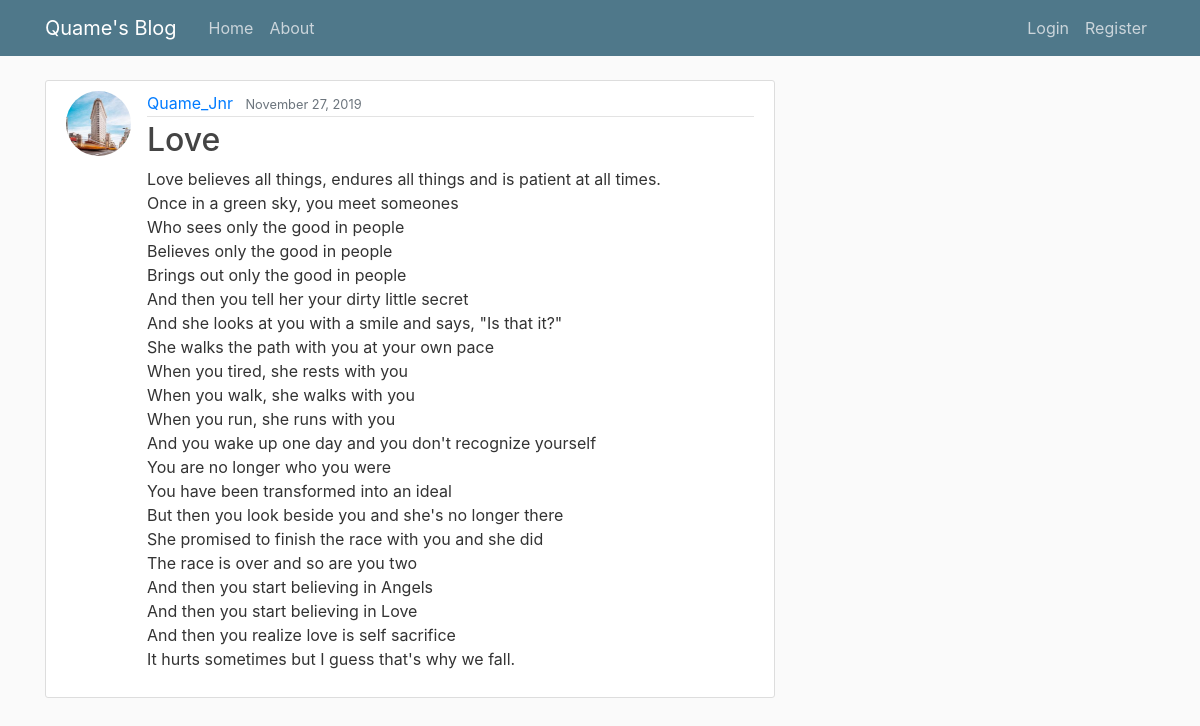
The page /post/22/ on the database its author committed.
### blog/models.py (models this page shows, shortened)
class Post(models.Model):
    title = models.CharField(max_length=100)
    content = models.TextField(default="")
    date_posted = models.DateTimeField(default=timezone.now)
    author = models.ForeignKey(User, on_delete=models.CASCADE)

### users/models.py (models this page shows, shortened)
class Profile(models.Model):
    user = models.OneToOneField(User, on_delete=models.CASCADE)
    image = models.ImageField(default="default.jpg", upload_to="profile_pics/")

### blog/views.py (the view)
# urls.py: path('post/<int:pk>/', PostDetailView.as_view(), name="post-detail"),
class PostDetailView(DetailView):
    model = Post

### blog/templates/blog/post_detail.html (shortened to what this page needs)
{%extends 'blog/base.html'%}
{% block content %}
    <article class="media content-section">
        <img class="rounded-circle article-img" src="{{ object.author.profile.image.url }}">
        <div class="media-body">
            <div class="article-metadata">
                <a class="mr-2" href="{%url 'user-posts' object.author.username %}">{{ object.author }}</a>
                <small class="text-muted">{{ object.date_posted |date:'F d, Y'}}</small>
            </div>
            <h2 class="article-title">{{ object.title }}</h2>
            <p class="article-content">{{ object.content }}</p>
        </div>
    </article>
{% endblock content %}

### blog/static/blog/main.css (style rules this page uses)
body { background: #fafafa; color: #333333; margin-top: 5rem; }
h1, h2, h3, h4, h5, h6 { color: #444444; }
.content-section { background: #ffffff; padding: 10px 20px; border: 1px solid #dddddd; border-radius: 3px; margin-bottom: 20px; }
.article-title { color: #444444; }
.article-content { white-space: pre-line; }
.article-img { height: 65px; width: 65px; margin-right: 16px; }
.article-metadata { padding-bottom: 1px; margin-bottom: 4px; border-bottom: 1px solid #e3e3e3 }

### rows shown on the page
Post: author.profile.image (picture), author "Quame_Jnr", date_posted "November 27, 2019", title "Love", content "Love believes all things, endures all things and is patient at all times. Once in a green sky, you meet someones Who sees only the good in people Believes only the good in people Brings out only the good in people And then you tell her your dirty little secret And she looks at you with a smile and says, \"Is that it?\" She walks the path with you at your own pace When you tired, she rests with you When you walk, she walks with you When you run, she runs with you And you wake up one day and you don't recognize yourself You are no longer who you were You have been transformed into an ideal But then you look beside you and she's no longer there She promised to finish the race with you and she…"
